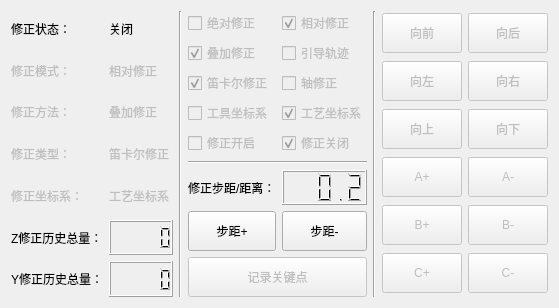
      <widget class="QWidget" name="tab_2">
       <attribute name="title">
        <string>手动控制</string>
       </attribute>
       <layout class="QVBoxLayout" name="verticalLayout_3">
        <item>
         <layout class="QHBoxLayout" name="horizontalLayout_2" stretch="1,0,0,0,1">
          <item>
           <layout class="QGridLayout" name="gridLayout_7">
            <item row="1" column="0">
             <widget class="QLabel" name="label_11">
              <property name="enabled">
               <bool>false</bool>
              </property>
              <property name="text">
               <string>修正模式：</string>
              </property>
             </widget>
            </item>
            <item row="1" column="1">
             <widget class="QLabel" name="mlabel_rsi_model">
              <property name="enabled">
               <bool>false</bool>
              </property>
              <property name="text">
               <string>相对修正</string>
              </property>
             </widget>
            </item>
            <item row="2" column="0">
             <widget class="QLabel" name="label_13">
              <property name="enabled">
               <bool>false</bool>
              </property>
              <property name="text">
               <string>修正方法：</string>
              </property>
             </widget>
            </item>
            <item row="2" column="1">
             <widget class="QLabel" name="mlabel_rsi_method">
              <property name="enabled">
               <bool>false</bool>
              </property>
              <property name="text">
               <string>叠加修正</string>
              </property>
             </widget>
            </item>
            <item row="3" column="0">
             <widget class="QLabel" name="label_15">
              <property name="enabled">
               <bool>false</bool>
              </property>
              <property name="text">
               <string>修正类型：</string>
              </property>
             </widget>
            </item>
            <item row="3" column="1">
             <widget class="QLabel" name="mlabel_rsi_type">
              <property name="enabled">
               <bool>false</bool>
              </property>
              <property name="text">
               <string>笛卡尔修正</string>
              </property>
             </widget>
            </item>
            <item row="4" column="0">
             <widget class="QLabel" name="label_17">
              <property name="enabled">
               <bool>false</bool>
              </property>
              <property name="text">
               <string>修正坐标系：</string>
              </property>
             </widget>
            </item>
            <item row="4" column="1">
             <widget class="QLabel" name="mlabel_rsi_ccs">
              <property name="enabled">
               <bool>false</bool>
              </property>
              <property name="text">
               <string>工艺坐标系</string>
              </property>
             </widget>
            </item>
            <item row="0" column="0">
             <widget class="QLabel" name="label_20">
              <property name="text">
               <string>修正状态：</string>
              </property>
             </widget>
            </item>
            <item row="0" column="1">
             <widget class="QLabel" name="mlabel_rsi_man_status">
              <property name="text">
               <string>关闭</string>
              </property>
             </widget>
            </item>
            <item row="5" column="0">
             <widget class="QLabel" name="label_9">
              <property name="text">
               <string>Z修正历史总量：</string>
              </property>
             </widget>
            </item>
            <item row="6" column="0">
             <widget class="QLabel" name="label_10">
              <property name="text">
               <string>Y修正历史总量：</string>
              </property>
             </widget>
            </item>
            <item row="6" column="1">
             <widget class="QLCDNumber" name="mlcdnumber_rsi_man_sum_y"/>
            </item>
            <item row="5" column="1">
             <widget class="QLCDNumber" name="mlcdnumber_rsi_man_sum_z">
              <property name="smallDecimalPoint">
               <bool>false</bool>
              </property>
              <property name="value" stdset="0">
               <double>0.000000000000000</double>
              </property>
             </widget>
            </item>
           </layout>
          </item>
          <item>
           <widget class="Line" name="line_4">
            <property name="orientation">
             <enum>Qt::Vertical</enum>
            </property>
           </widget>
          </item>
          <item>
           <layout class="QGridLayout" name="gridLayout_9" rowstretch="1,0,0,0,0,0,0,0,0,0">
            <item row="0" column="0">
             <widget class="QCheckBox" name="mcheckbox_rsi_model_abs">
              <property name="enabled">
               <bool>false</bool>
              </property>
              <property name="text">
               <string>绝对修正</string>
              </property>
              <property name="tristate">
               <bool>false</bool>
              </property>
             </widget>
            </item>
            <item row="0" column="1">
             <widget class="QCheckBox" name="mcheckbox_rsi_model_rela">
              <property name="enabled">
               <bool>false</bool>
              </property>
              <property name="text">
               <string>相对修正</string>
              </property>
              <property name="checked">
               <bool>true</bool>
              </property>
             </widget>
            </item>
            <item row="2" column="0">
             <widget class="QCheckBox" name="mcheckbox_rsi_type_cartesian">
              <property name="enabled">
               <bool>false</bool>
              </property>
              <property name="text">
               <string>笛卡尔修正</string>
              </property>
              <property name="checkable">
               <bool>true</bool>
              </property>
              <property name="checked">
               <bool>true</bool>
              </property>
             </widget>
            </item>
            <item row="2" column="1">
             <widget class="QCheckBox" name="mcheckbox_rsi_type_axis">
              <property name="enabled">
               <bool>false</bool>
              </property>
              <property name="text">
               <string>轴修正</string>
              </property>
              <property name="checkable">
               <bool>true</bool>
              </property>
             </widget>
            </item>
            <item row="3" column="0">
             <widget class="QCheckBox" name="mcheckbox_rsi_ccs_tcp">
              <property name="enabled">
               <bool>false</bool>
              </property>
              <property name="text">
               <string>工具坐标系</string>
              </property>
              <property name="checked">
               <bool>false</bool>
              </property>
             </widget>
            </item>
            <item row="3" column="1">
             <widget class="QCheckBox" name="mcheckbox_rsi_ccs_tts">
              <property name="enabled">
               <bool>false</bool>
              </property>
              <property name="text">
               <string>工艺坐标系</string>
              </property>
              <property name="checked">
               <bool>true</bool>
              </property>
             </widget>
            </item>
            <item row="1" column="0">
             <widget class="QCheckBox" name="mcheckbox_rsi_method_super">
              <property name="enabled">
               <bool>false</bool>
              </property>
              <property name="text">
               <string>叠加修正</string>
              </property>
              <property name="checked">
               <bool>true</bool>
              </property>
             </widget>
            </item>
            <item row="1" column="1">
             <widget class="QCheckBox" name="mcheckbox_rsi_method_guide">
              <property name="enabled">
               <bool>false</bool>
              </property>
              <property name="text">
               <string>引导轨迹</string>
              </property>
             </widget>
            </item>
            <item row="4" column="0">
             <widget class="QCheckBox" name="mcheckbox_rsi_man_status_on">
              <property name="enabled">
               <bool>false</bool>
              </property>
              <property name="text">
               <string>修正开启</string>
              </property>
              <property name="checked">
               <bool>false</bool>
              </property>
              <property name="autoRepeat">
               <bool>false</bool>
              </property>
             </widget>
            </item>
            <item row="4" column="1">
             <widget class="QCheckBox" name="mcheckbox_rsi_man_status_off">
              <property name="enabled">
               <bool>false</bool>
              </property>
              <property name="text">
               <string>修正关闭</string>
              </property>
              <property name="checked">
               <bool>true</bool>
              </property>
             </widget>
            </item>
            <item row="6" column="1">
             <widget class="QLCDNumber" name="mlcdnumber_rsi_man_step">
              <property name="minimumSize">
               <size>
                <width>0</width>
                <height>35</height>
               </size>
              </property>
              <property name="value" stdset="0">
               <double>0.200000000000000</double>
              </property>
             </widget>
            </item>
            <item row="6" column="0">
             <widget class="QLabel" name="label_19">
              <property name="text">
               <string>修正步距/距离：</string>
              </property>
             </widget>
            </item>
            <item row="5" column="0" colspan="2">
             <widget class="Line" name="line_2">
              <property name="orientation">
               <enum>Qt::Horizontal</enum>
              </property>
             </widget>
            </item>
            <item row="8" column="0">
             <widget class="QPushButton" name="mpushbutton_rsi_man_step_up">
              <property name="minimumSize">
               <size>
                <width>0</width>
                <height>40</height>
               </size>
              </property>
              <property name="text">
               <string>步距+</string>
              </property>
             </widget>
            </item>
            <item row="8" column="1">
             <widget class="QPushButton" name="mpushbutton_rsi_man_step_down">
              <property name="minimumSize">
               <size>
                <width>0</width>
                <height>40</height>
               </size>
              </property>
              <property name="text">
               <string>步距-</string>
              </property>
             </widget>
            </item>
            <item row="9" column="0" colspan="2">
             <widget class="QPushButton" name="mpushbutton_rsi_man_save">
              <property name="enabled">
               <bool>false</bool>
              </property>
              <property name="minimumSize">
               <size>
                <width>0</width>
                <height>40</height>
               </size>
              </property>
              <property name="text">
               <string>记录关键点</string>
              </property>
             </widget>
            </item>
           </layout>
          </item>
          <item>
           <widget class="Line" name="line_5">
            <property name="orientation">
             <enum>Qt::Vertical</enum>
            </property>
           </widget>
          </item>
          <item>
           <layout class="QGridLayout" name="gridLayout_8">
            <item row="0" column="1">
             <widget class="QPushButton" name="mpushbutton_rsi_x_up">
              <property name="enabled">
               <bool>false</bool>
              </property>
              <property name="minimumSize">
               <size>
                <width>0</width>
                <height>40</height>
               </size>
              </property>
              <property name="text">
               <string>向前</string>
              </property>
             </widget>
            </item>
            <item row="0" column="2">
             <widget class="QPushButton" name="mpushbutton_rsi_x_down">
              <property name="enabled">
               <bool>false</bool>
              </property>
              <property name="minimumSize">
               <size>
                <width>0</width>
                <height>40</height>
               </size>
              </property>
              <property name="text">
               <string>向后</string>
              </property>
             </widget>
            </item>
            <item row="3" column="1">
             <widget class="QPushButton" name="mpushbutton_rsi_a_up">
              <property name="enabled">
               <bool>false</bool>
              </property>
              <property name="minimumSize">
               <size>
                <width>0</width>
                <height>40</height>
               </size>
              </property>
              <property name="text">
               <string>A+</string>
              </property>
             </widget>
            </item>
            <item row="3" column="2">
             <widget class="QPushButton" name="mpushbutton_rsi_a_down">
              <property name="enabled">
               <bool>false</bool>
              </property>
              <property name="minimumSize">
               <size>
                <width>0</width>
                <height>40</height>
               </size>
              </property>
              <property name="text">
               <string>A-</string>
              </property>
             </widget>
            </item>
            <item row="4" column="1">
             <widget class="QPushButton" name="mpushbutton_rsi_b_up">
              <property name="enabled">
               <bool>false</bool>
              </property>
              <property name="minimumSize">
               <size>
                <width>0</width>
                <height>40</height>
               </size>
              </property>
              <property name="text">
               <string>B+</string>
              </property>
             </widget>
            </item>
            <item row="4" column="2">
             <widget class="QPushButton" name="mpushbutton_rsi_b_down">
              <property name="enabled">
               <bool>false</bool>
              </property>
              <property name="minimumSize">
               <size>
                <width>0</width>
                <height>40</height>
               </size>
              </property>
              <property name="text">
               <string>B-</string>
              </property>
             </widget>
            </item>
            <item row="5" column="1">
             <widget class="QPushButton" name="mpushbutton_rsi_c_up">
              <property name="enabled">
               <bool>false</bool>
              </property>
              <property name="minimumSize">
               <size>
                <width>0</width>
                <height>40</height>
               </size>
              </property>
              <property name="text">
               <string>C+</string>
              </property>
             </widget>
            </item>
            <item row="5" column="2">
             <widget class="QPushButton" name="mpushbutton_rsi_c_down">
              <property name="enabled">
               <bool>false</bool>
              </property>
              <property name="minimumSize">
               <size>
                <width>0</width>
                <height>40</height>
               </size>
              </property>
              <property name="text">
               <string>C-</string>
              </property>
             </widget>
            </item>
            <item row="2" column="2">
             <widget class="QPushButton" name="mpushbutton_rsi_man_z_up">
              <property name="enabled">
               <bool>false</bool>
              </property>
              <property name="minimumSize">
               <size>
                <width>0</width>
                <height>40</height>
               </size>
              </property>
              <property name="text">
               <string>向下</string>
              </property>
             </widget>
            </item>
            <item row="2" column="1">
             <widget class="QPushButton" name="mpushbutton_rsi_man_z_down">
              <property name="enabled">
               <bool>false</bool>
              </property>
              <property name="minimumSize">
               <size>
                <width>0</width>
                <height>40</height>
               </size>
              </property>
              <property name="text">
               <string>向上</string>
              </property>
             </widget>
            </item>
            <item row="1" column="2">
             <widget class="QPushButton" name="mpushbutton_rsi_man_y_up">
              <property name="enabled">
               <bool>false</bool>
              </property>
              <property name="minimumSize">
               <size>
                <width>0</width>
                <height>40</height>
               </size>
              </property>
              <property name="text">
               <string>向右</string>
              </property>
             </widget>
            </item>
            <item row="1" column="1">
             <widget class="QPushButton" name="mpushbutton_rsi_man_y_down">
              <property name="enabled">
               <bool>false</bool>
              </property>
              <property name="minimumSize">
               <size>
                <width>0</width>
                <height>40</height>
               </size>
              </property>
              <property name="text">
               <string>向左</string>
              </property>
             </widget>
            </item>
           </layout>
          </item>
         </layout>
        </item>
       </layout>
      </widget>
